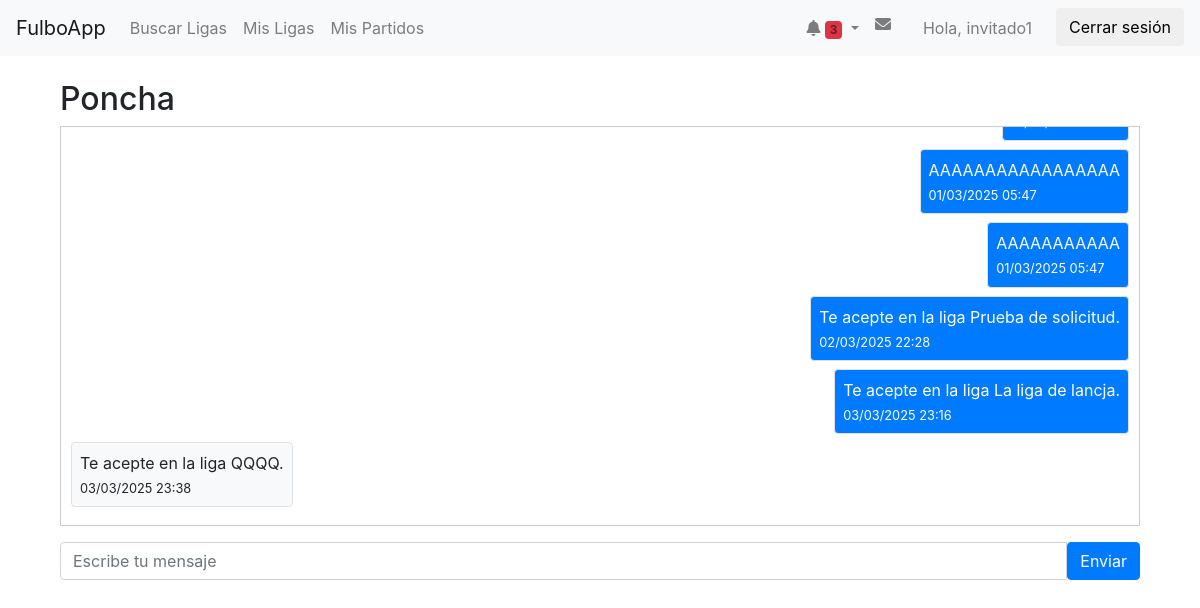
The page /AppFulbo/mensajes/conversacion/2/ (signed in) on the database its author committed.
### AppFulbo/models.py (models this page shows, shortened)
class Conversacion(models.Model):
    usuario1 = models.ForeignKey(
        settings.AUTH_USER_MODEL,
        related_name='conversaciones_iniciadas',
        on_delete=models.CASCADE
    )
    usuario2 = models.ForeignKey(
        settings.AUTH_USER_MODEL,
        related_name='conversaciones_recibidas',
        on_delete=models.CASCADE
    )
    fecha_actualizacion = models.DateTimeField(auto_now=True)
    class Meta:
        unique_together = ('usuario1', 'usuario2')

class Mensaje(models.Model):
    conversacion = models.ForeignKey(
        Conversacion,
        related_name='mensajes',
        on_delete=models.CASCADE
    )
    remitente = models.ForeignKey(
        settings.AUTH_USER_MODEL,
        related_name='mensajes_enviados',
        on_delete=models.CASCADE
    )
    contenido = models.TextField()
    fecha_envio = models.DateTimeField(auto_now_add=True)
    leido = models.BooleanField(default=False)

### AppFulbo/views.py (the view, shortened to what this page needs)
# urls.py: path('mensajes/conversacion/<int:conversacion_id>/', views.conversacion_detail, name='conversacion_detail'),
@login_required
def conversacion_detail(request, conversacion_id):
    conversacion = get_object_or_404(Conversacion, id=conversacion_id)
    if request.user not in [conversacion.usuario1, conversacion.usuario2]:
        return HttpResponseForbidden("No tenés acceso a esta conversación.")
    mensajes = conversacion.mensajes.all().order_by('fecha_envio')
    return render(request, 'mensajes/conversacion_detail.html', {
        'conversacion': conversacion,
        'mensajes': mensajes
    })

### AppFulbo/context_processors.py (called while the page is built)
def notificaciones_context(request):
    if request.user.is_authenticated:
        notificaciones_no_leidas = Notificacion.objects.filter(usuario=request.user, leido=False).count()
    else:
        notificaciones_no_leidas = 0
    return {
        'notificaciones_no_leidas': notificaciones_no_leidas,
    }

### AppFulbo/templates/mensajes/conversacion_detail.html (shortened to what this page needs)
{% extends 'AppFulbo/base.html' %}
{% block content %}
<div class="container mt-4">
    <h2>
    {% if conversacion.usuario1 == request.user %}
    {{ conversacion.usuario2.username }}
    {% else %}
    {{ conversacion.usuario1.username }}
    {% endif %}
    </h2>
    <div id="chat-box" style="max-height:400px; overflow-y:auto; border:1px solid #ccc; padding:10px;">
        {% for mensaje in mensajes %}
            <div class="d-flex {% if mensaje.remitente.username == request.user.username %} justify-content-end {% else %} justify-content-start {% endif %} mb-2">
                <div class="p-2 border rounded {% if mensaje.remitente.username == request.user.username %} bg-primary text-white {% else %} bg-light {% endif %}" style="max-width: 75%;">
                    <p class="mb-1">{{ mensaje.contenido }}</p>
                    <small>{{ mensaje.fecha_envio|date:"d/m/Y H:i" }}</small>
                </div>
            </div>
        {% endfor %}
    </div>
    <form method="post" class="mt-3">
        <div class="input-group">
            <input type="text" name="contenido" class="form-control" placeholder="Escribe tu mensaje">
            <button type="submit" class="btn btn-primary">Enviar</button>
        </div>
    </form>
</div>
{% endblock %}

### AppFulbo/templates/AppFulbo/base.html (shortened to what this page needs)
{% load static %}
<html lang="es">
<head>
    <link rel="stylesheet" href="https://cdnjs.cloudflare.com/ajax/libs/font-awesome/6.0.0-beta3/css/all.min.css"
 />
    <link rel="stylesheet" href="https://maxcdn.bootstrapcdn.com/bootstrap/4.0.0/css/bootstrap.min.css">
</head>
<body>
    <nav class="navbar navbar-expand-lg navbar-light bg-light">
        <a class="navbar-brand" href="{% url 'inicio' %}">FulboApp</a>
        <div class="collapse navbar-collapse">
            <ul class="navbar-nav mr-auto">
                <li class="nav-item">
                    <li class="nav-item">
                        <a class="nav-link" href="{% url 'buscar_ligas' %}">Buscar Ligas</a>
                    </li>
                    <a class="nav-link" href="{% url 'mis_ligas' %}">Mis Ligas</a>
                </li>
                <li class="nav-item">
                    <a class="nav-link" href="{% url 'mis_partidos' %}">Mis Partidos</a>
                </li>
            </ul>
            <ul class="navbar-nav">
                {% if user.is_authenticated %}
                <li class="nav-item dropdown">
                    <a id="notificationDropdown" class="nav-link dropdown-toggle" href="#" role="button" data-bs-toggle="dropdown" aria-expanded="false">
                        <i class="fa-solid fa-bell"></i>
                        {% if notificaciones_no_leidas > 0 %}
                            <span class="badge bg-danger">{{ notificaciones_no_leidas }}</span>
                        {% endif %}
                    </a>
                </li>
                <li class="nav-item mr-3">
                    <a class="nav-link" href="{% url 'inbox' %}"><i class="fa-solid fa-envelope"></i> </a>
                </li>
                <li class="nav-item mr-3">
                    <a class="nav-link" href="{% url 'mi_perfil' %}">Hola, {{ user.username }}</a>
                </li>
                <li class="nav-item">
                    <form action="{% url 'logout' %}" method="post" class="d-inline">
                        <button type="submit" class="btn btn-logout">Cerrar sesión</button>
                    </form>
                </li>
                {% else %}
                    <li class="nav-item">
                        <a class="nav-link" href="{% url 'login' %}">Iniciar sesión</a>
                    </li>
                {% endif %}
            </ul>
        </div>
    </nav>
    <div class="container mt-4">
        {% block content %}{% endblock %}
    </div>
</body>
</html>

### rows shown on the page
Conversacion: usuario1.username "Poncha"
Mensaje: contenido "AAAAAAAAAAAAAAAAA", fecha_envio "01/03/2025 05:47"
Mensaje: contenido "AAAAAAAAAAA", fecha_envio "01/03/2025 05:47"
Mensaje: contenido "Te acepte en la liga Prueba de solicitud.", fecha_envio "02/03/2025 22:28"
Mensaje: contenido "Te acepte en la liga La liga de lancja.", fecha_envio "03/03/2025 23:16"
Mensaje: contenido "Te acepte en la liga QQQQ.", fecha_envio "03/03/2025 23:38"

### other values the page prints
{{ notificaciones_no_leidas }} "3"
{{ user.username }} "invitado1"
